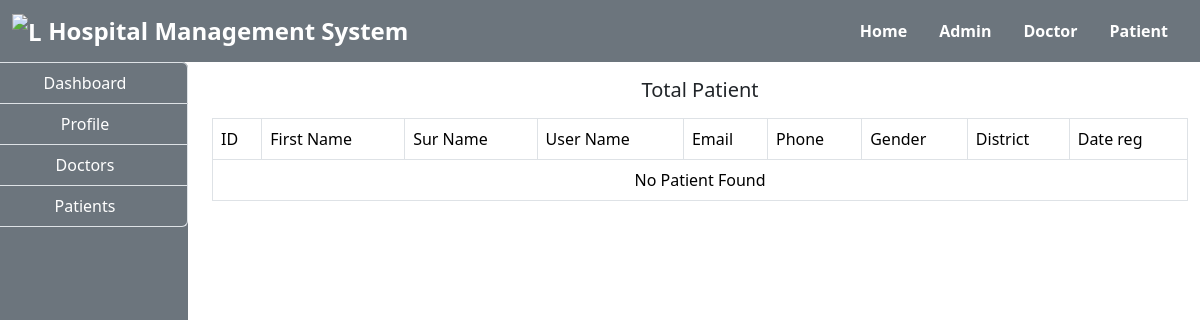
The page /admin/patient.php on the database as committed earlier.
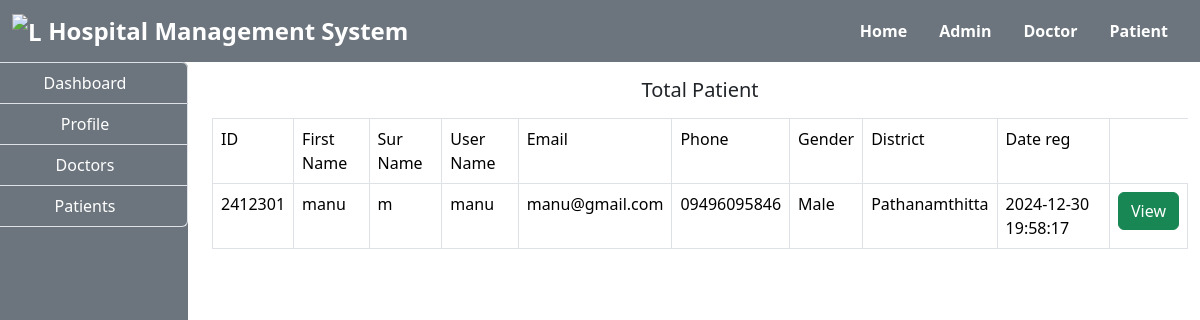
The same page on the database as committed later.
### tables this page shows
CREATE TABLE `patient` (
  `id` int(100) NOT NULL,
  `firstname` varchar(100) NOT NULL,
  `surname` varchar(100) NOT NULL,
  `username` varchar(100) NOT NULL,
  `email` varchar(100) NOT NULL,
  `phone` varchar(100) NOT NULL,
  `gender` varchar(100) NOT NULL,
  `district` varchar(100) NOT NULL,
  `password` varchar(100) NOT NULL,
  `date_reg` varchar(100) NOT NULL,
  `profile` varchar(100) NOT NULL
);

### admin/patient.php (the view, shortened to what this page needs)
<!DOCTYPE html>
<html lang="en">
<head>
</head>
<body>
    <?php
        include("../include/header.php");
        include("../include/connection.php");
    ?>
    <div class="container-fluid">
        <div class="col-md-12">
            <div class="row">
                <div class="col-md-2">
                    <?php
                        include("sidenav.php");
                    ?>
                </div>
                <div class="col-md-10">
                    <h5 class="text-center my-3">Total Patient</h5>
                    <?php
                    $query = "SELECT * FROM patient";
                    $res = mysqli_query($connect,$query);
                    $output = "";
                    $output .= "
                        <table class='table table-bordered'>
                        <tr>
                            <td>ID</td>
                            <td>First Name</td>
                            <td>Sur Name</td>
                            <td>User Name</td>
                            <td>Email</td>
                            <td>Phone</td>
                            <td>Gender</td>
                            <td>District</td>
                            <td>Date reg</td>
                    ";
                    if (mysqli_num_rows($res) < 1) {
                        $output .= "
                        <tr>
                        <td class='text-center' colspan='9'>No Patient Found</td>
                        </tr>";
                    }
                    while ($row = mysqli_fetch_array($res)) {
                        $output .= "
                        <tr>
                        <td>".$row['id']."</td>
                        <td>".$row['firstname']."</td>
                        <td>".$row['surname']."</td>
                        <td>".$row['username']."</td>
                        <td>".$row['email']."</td>
                        <td>".$row['phone']."</td>
                        <td>".$row['gender']."</td>
                        <td>".$row['district']."</td>
                        <td>".$row['date_reg']."</td>
                        <td><a href='view.php?id=".$row['id']."'><button class='btn btn-success'>View</button></a>
                        ";
                    }
                    $output .= "
                        </tr>
                        </table>
                    ";
                    echo $output;
                    ?>
                </div>
            </div>
        </div>
    </div>
</body>
</html>

### include/header.php (shortened to what this page needs)
<!DOCTYPE html>
<html lang="en">
<head>
    <link href="https://cdn.jsdelivr.net/npm/bootstrap@5.3.3/dist/css/bootstrap.min.css" rel="stylesheet">
    <link rel="stylesheet" href="https://cdnjs.cloudflare.com/ajax/libs/font-awesome/6.6.0/css/all.min.css" />
</head>
<body>
    <nav class="navbar navbar-expand-lg navbar-info bg-secondary">
    <div class="container-fluid">
    <a class="navbar-brand text-white fs-4 fw-bold" href="./index.php">
      <img src="https://t4.ftcdn.net/jpg/05/75/22/77/240_F_575227735_ZjAc0cnqvCwzsfmsuEuKUW847J0JIGXU.jpg" alt="Logo" width="30" height="30" class="d-inline-block align-text-top">
      Hospital Management System
    </a>
    </div>
        <ul class="navbar-nav me-4">
            <?php
                if(isset($_SESSION['admin'])){
                    $user = $_SESSION['admin'];
                        echo '
            <li class="nav-item ms-3"><a href="" class="nav-link text-white fw-bold">'.$user.'</a></li>
            <li class="nav-item ms-3"><a href="logout.php" class="nav-link text-white fw-bold">Logout</a></li>';
                }else if(isset($_SESSION['doctor'])){
                    $user = $_SESSION['doctor'];
                        echo '
            <li class="nav-item ms-3"><a href="" class="nav-link text-white fw-bold">'.$user.'</a></li>
            <li class="nav-item ms-3"><a href="logout.php" class="nav-link text-white fw-bold">Logout</a></li>';
                }
                else if(isset($_SESSION['patient'])){
                    $user = $_SESSION['patient'];
                        echo '
            <li class="nav-item ms-3"><a href="" class="nav-link text-white fw-bold">'.$user.'</a></li>
            <li class="nav-item ms-3"><a href="logout.php" class="nav-link text-white fw-bold">Logout</a></li>';
                }else{
                    echo '
                    <li class="nav-item ms-3"><a href="index.php" class="nav-link text-white fw-bold">Home</a></li>
                    <li class="nav-item ms-3"><a href="adminlogin.php" class="nav-link text-white fw-bold">Admin</a></li>
            <li class="nav-item ms-3"><a href="doctorlogin.php" class="nav-link text-white fw-bold">Doctor</a></li>
            <li class="nav-item ms-3"><a href="patientlogin.php" class="nav-link text-white fw-bold">Patient</a></li>';
                }
            ?>
        </ul>
    </nav>
</body>
</html>

### admin/sidenav.php (shortened to what this page needs)
<!DOCTYPE html>
<html lang="en">
<head>
</head>
<body>
    <div class="list-group bg-secondary" style="height: 90vh; margin-left: -30px;">
        <a href="index.php" class="list-group-item list-group-item-action bg-secondary text-center text-white">Dashboard</a>
        <a href="profile.php" class="list-group-item list-group-item-action bg-secondary text-center text-white">Profile</a>
        <a href="doctor.php" class="list-group-item list-group-item-action bg-secondary text-center text-white">Doctors</a>
        <a href="" class="list-group-item list-group-item-action bg-secondary text-center text-white">Patients</a>
     </div>
</body>
</html>

Rows that differ between the two databases and show on the page:
added patient: id "2412301", firstname "manu", surname "m", username "manu", email "manu@gmail.com", phone "09496095846", gender "Male", district "Pathanamthitta", date_reg "2024-12-30 19:58:17"
Other text that changed with them:
text no longer shown: "No Patient Found"
